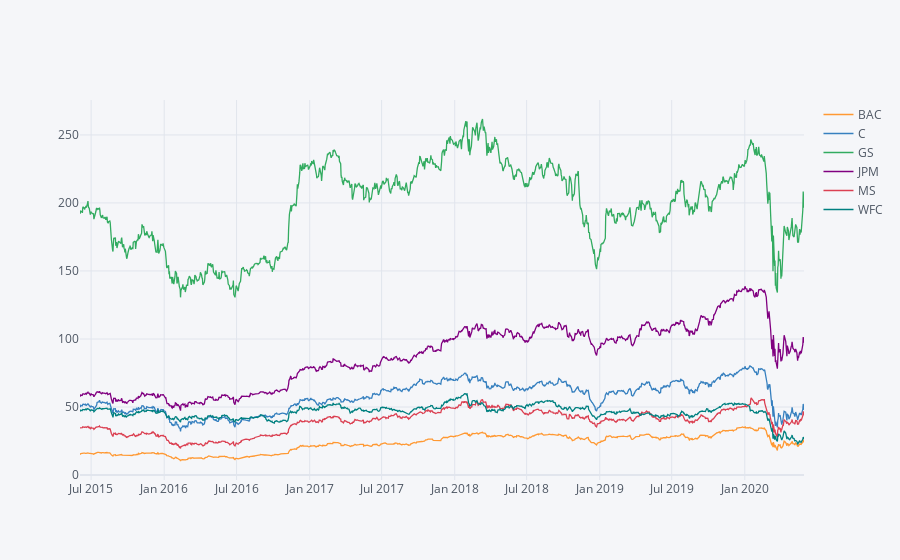

Notebook source saved alongside this figure:
### Code cell
# plotly
bank_stocks.xs(key='Close',axis=1,level='Stock Info').iplot()

### Figure 1 — Plotly figure (JSON) as saved in the notebook; plotly's stock layout.template omitted (floating-point values rounded to 4 significant figures; data arrays with more than 128 entries replaced by an {"elided": "..."} marker saying what was removed)
{"data": [{"line": {"color": "rgba(255, 153, 51, 1.0)", "dash": "solid", "shape": "linear", "width": 1.3}, "mode": "lines", "name": "BAC", "text": "", "type": "scatter", "x": {"elided": "1257 str values"}, "y": {"elided": "1257 float values"}}, {"line": {"color": "rgba(55, 128, 191, 1.0)", "dash": "solid", "shape": "linear", "width": 1.3}, "mode": "lines", "name": "C", "text": "", "type": "scatter", "x": {"elided": "1257 str values"}, "y": {"elided": "1257 float values"}}, {"line": {"color": "rgba(50, 171, 96, 1.0)", "dash": "solid", "shape": "linear", "width": 1.3}, "mode": "lines", "name": "GS", "text": "", "type": "scatter", "x": {"elided": "1257 str values"}, "y": {"elided": "1257 float values"}}, {"line": {"color": "rgba(128, 0, 128, 1.0)", "dash": "solid", "shape": "linear", "width": 1.3}, "mode": "lines", "name": "JPM", "text": "", "type": "scatter", "x": {"elided": "1257 str values"}, "y": {"elided": "1257 float values"}}, {"line": {"color": "rgba(219, 64, 82, 1.0)", "dash": "solid", "shape": "linear", "width": 1.3}, "mode": "lines", "name": "MS", "text": "", "type": "scatter", "x": {"elided": "1257 str values"}, "y": {"elided": "1257 float values"}}, {"line": {"color": "rgba(0, 128, 128, 1.0)", "dash": "solid", "shape": "linear", "width": 1.3}, "mode": "lines", "name": "WFC", "text": "", "type": "scatter", "x": {"elided": "1257 str values"}, "y": {"elided": "1257 float values"}}], "layout": {"legend": {"bgcolor": "#F5F6F9", "font": {"color": "#4D5663"}}, "paper_bgcolor": "#F5F6F9", "plot_bgcolor": "#F5F6F9", "title": {"font": {"color": "#4D5663"}}, "xaxis": {"gridcolor": "#E1E5ED", "showgrid": true, "tickfont": {"color": "#4D5663"}, "title": {"font": {"color": "#4D5663"}, "text": ""}, "zerolinecolor": "#E1E5ED"}, "yaxis": {"gridcolor": "#E1E5ED", "showgrid": true, "tickfont": {"color": "#4D5663"}, "title": {"font": {"color": "#4D5663"}, "text": ""}, "zerolinecolor": "#E1E5ED"}}}
